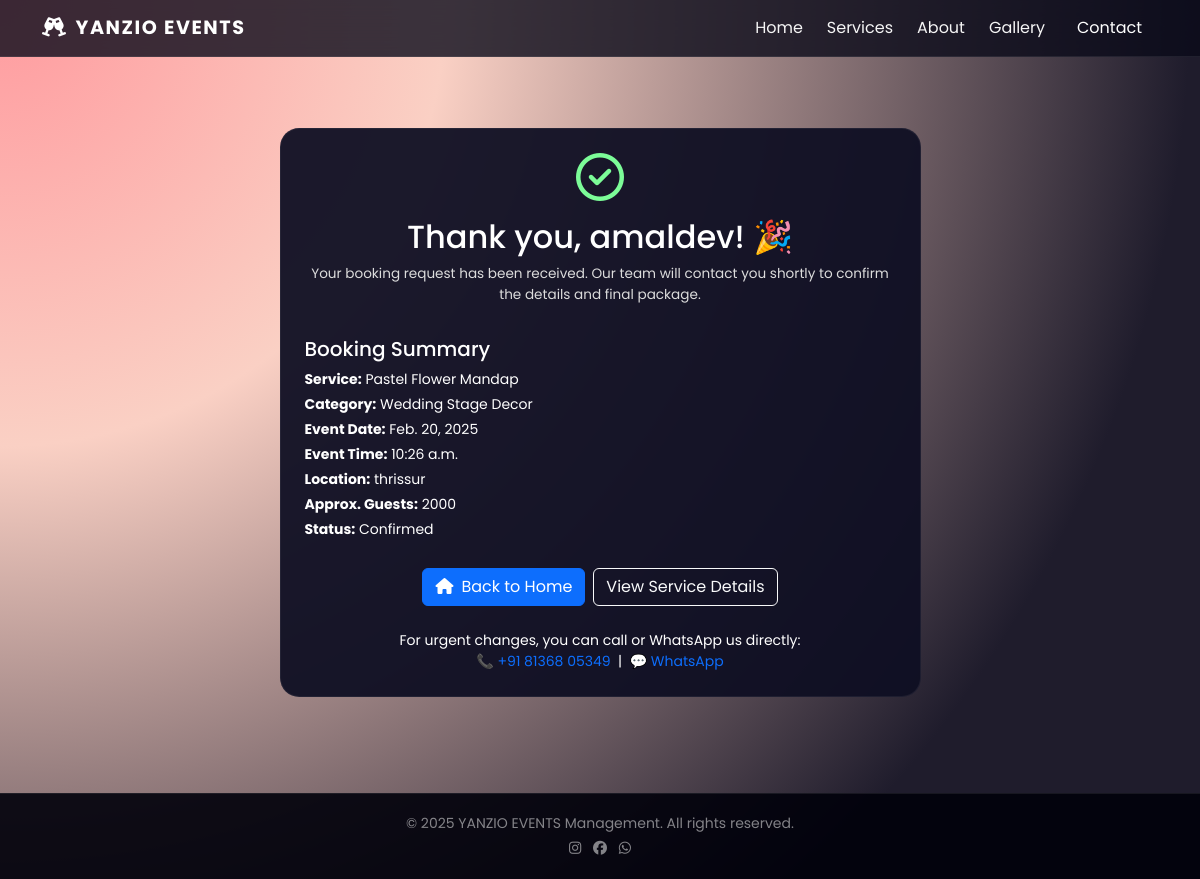
Page /booking/1/success/ on the committed database.
### events/models.py (models this page shows, shortened)
class Booking(models.Model):
    service = models.ForeignKey(EventService, on_delete=models.CASCADE, related_name='bookings')
    customer_name = models.CharField(max_length=200)
    phone = models.CharField(max_length=15)
    email = models.EmailField(blank=True)
    event_date = models.DateField()
    event_time = models.TimeField(blank=True, null=True)
    location = models.CharField(max_length=250)
    guests_count = models.PositiveIntegerField(blank=True, null=True)
    message = models.TextField(blank=True)
    created_at = models.DateTimeField(auto_now_add=True)
    STATUS_CHOICES = (
        ('pending', 'Pending'),
        ('confirmed', 'Confirmed'),
        ('cancelled', 'Cancelled'),
    )
    status = models.CharField(max_length=20, choices=STATUS_CHOICES, default='pending')

class EventService(models.Model):
    category = models.ForeignKey(EventCategory, on_delete=models.CASCADE, related_name='services')
    title = models.CharField(max_length=250)
    price_start = models.DecimalField(max_digits=10, decimal_places=2, help_text="Starting price")
    image = models.ImageField(upload_to='services/', blank=True, null=True)
    short_description = models.CharField(max_length=300)
    description = models.TextField()

class EventCategory(models.Model):
    name = models.CharField(max_length=200)
    image = models.ImageField(upload_to='categories/', blank=True, null=True)
    description = models.TextField(blank=True)
    class Meta:
        verbose_name_plural = "Event Categories"

### events/views.py (the view)
# urls.py: path('booking/<int:booking_id>/success/', views.booking_success, name='booking_success'),
def booking_success(request, booking_id):
    booking = get_object_or_404(Booking, id=booking_id)
    return render(request, 'events/booking_success.html', {
        'booking': booking
    })

### events/templates/events/booking_success.html (shortened to what this page needs)
{% extends 'events/base.html' %}
{% load static %}
{% block content %}
<section class="section-padding">
  <div class="container">
    <div class="row justify-content-center">
      <div class="col-lg-7">
        <div class="service-card text-center p-4">
          <div class="mb-3">
            <i class="fa-regular fa-circle-check" style="font-size: 3rem; color: #7CFC98;"></i>
          </div>
          <h2 class="mb-2">Thank you, {{ booking.customer_name }}! 🎉</h2>
          <p class="service-text mb-3">
            Your booking request has been received. Our team will contact you shortly to confirm
            the details and final package.
          </p>
          <div class="mt-3 mb-4 text-start booking-summary">
            <h5 class="mb-2">Booking Summary</h5>
            <div class="small text-light-50">
              <p class="mb-1"><strong>Service:</strong> {{ booking.service.title }}</p>
              <p class="mb-1"><strong>Category:</strong> {{ booking.service.category.name }}</p>
              <p class="mb-1"><strong>Event Date:</strong> {{ booking.event_date }}</p>
              {% if booking.event_time %}
                <p class="mb-1"><strong>Event Time:</strong> {{ booking.event_time }}</p>
              {% endif %}
              <p class="mb-1"><strong>Location:</strong> {{ booking.location }}</p>
              {% if booking.guests_count %}
                <p class="mb-1"><strong>Approx. Guests:</strong> {{ booking.guests_count }}</p>
              {% endif %}
              <p class="mb-1"><strong>Status:</strong> {{ booking.get_status_display }}</p>
            </div>
          </div>
          <div class="d-flex flex-wrap justify-content-center gap-2">
            <a href="{% url 'home' %}" class="btn btn-primary">
              <i class="fa-solid fa-house me-2"></i>Back to Home
            </a>
            <a href="{% url 'service_detail' booking.service.id %}" class="btn btn-outline-light">
              View Service Details
            </a>
          </div>
            <p class="small text-light-50 mt-4 mb-0">
                For urgent changes, you can call or WhatsApp us directly:
                <br>
                <a href="tel:+918136805349" class="text-decoration-none text-light-50">
                📞 +91 81368 05349
                </a>
                &nbsp;|&nbsp;
                <a href="https://wa.me/918136805349" class="text-decoration-none text-light-50" target="_blank">
                 💬 WhatsApp
                </a>
            </p>
        </div>
      </div>
    </div>
  </div>
</section>
{% endblock %}

### events/static/events/css/style.css (style rules this page uses)
:root { --bg-gradient: radial-gradient(circle at top left, #ff9a9e 0%, #fad0c4 30%, #1f1c2c 80%); --glass-bg: rgba(15, 15, 30, 0.8); --accent: #ffb347; --accent-strong: #ff7e5f; --text-main: #ffffff; }
*, *::before, *::after { box-sizing: border-box; }
body { font-family: "Poppins", system-ui, -apple-system, BlinkMacSystemFont, "Segoe UI", sans-serif; background: var(--bg-gradient); min-height: 100vh; color: var(--text-main); }
.section-padding { padding: 3rem 0; }
.service-card { background: rgba(15, 15, 35, 0.95); border-radius: 1.2rem; overflow: hidden; border: 1px solid rgba(255, 255, 255, 0.06); display: flex; flex-direction: column; }
.service-text { font-size: 0.85rem; color: #dcdcdc; }

### rows in the picture
Booking: customer_name "amaldev", service "Pastel Flower Mandap", service.category.name "Wedding Stage Decor", event_date "Feb. 20, 2025", event_time "10:26 a.m.", location "thrissur", guests_count "2000", status "Confirmed"
